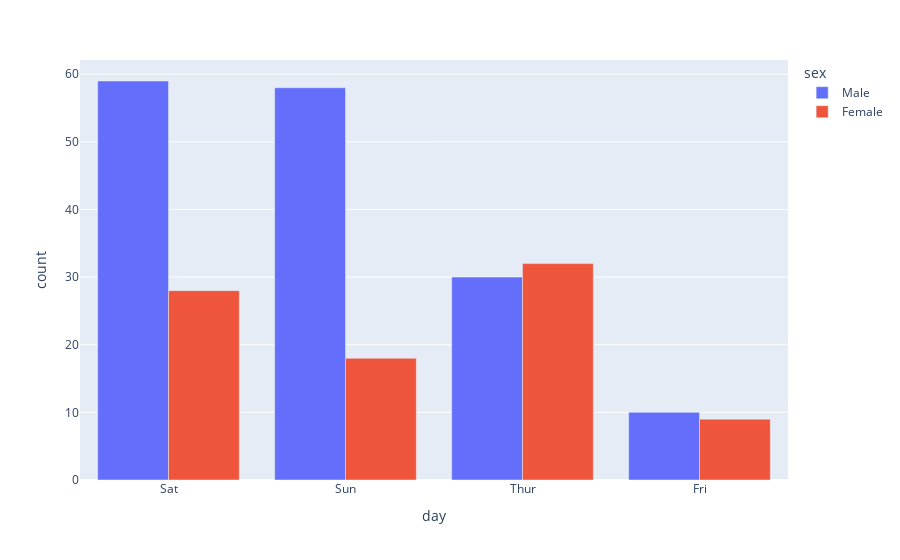

Notebook source saved alongside this figure:
### Code cell
px.bar(df_counts, x='day', y='count', color='sex', barmode='group')

### Figure 1 — Plotly figure (JSON) as saved in the notebook; plotly's stock layout.template omitted (floating-point values rounded to 4 significant figures)
{"data": [{"alignmentgroup": "True", "hovertemplate": "sex=Male<br>day=%{x}<br>count=%{y}<extra></extra>", "legendgroup": "Male", "marker": {"color": "#636efa", "pattern": {"shape": ""}}, "name": "Male", "offsetgroup": "Male", "orientation": "v", "showlegend": true, "textposition": "auto", "type": "bar", "x": ["Sat", "Sun", "Thur", "Fri"], "xaxis": "x", "y": [59, 58, 30, 10], "yaxis": "y"}, {"alignmentgroup": "True", "hovertemplate": "sex=Female<br>day=%{x}<br>count=%{y}<extra></extra>", "legendgroup": "Female", "marker": {"color": "#EF553B", "pattern": {"shape": ""}}, "name": "Female", "offsetgroup": "Female", "orientation": "v", "showlegend": true, "textposition": "auto", "type": "bar", "x": ["Thur", "Sat", "Sun", "Fri"], "xaxis": "x", "y": [32, 28, 18, 9], "yaxis": "y"}], "layout": {"autosize": true, "barmode": "group", "legend": {"title": {"text": "sex"}, "tracegroupgap": 0}, "margin": {"t": 60}, "xaxis": {"anchor": "y", "autorange": true, "domain": [0, 1], "range": [-0.5, 3.5], "title": {"text": "day"}, "type": "category"}, "yaxis": {"anchor": "x", "autorange": true, "domain": [0, 1], "range": [0, 62.11], "title": {"text": "count"}, "type": "linear"}}}
